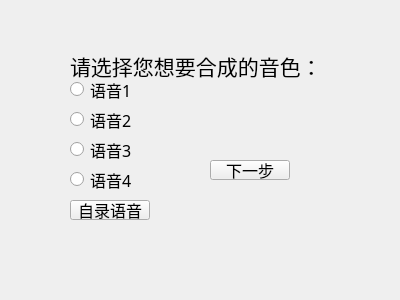
<?xml version="1.0" encoding="UTF-8"?>
<ui version="4.0">
 <class>SpeechSynthesis_2</class>
 <widget class="QWidget" name="SpeechSynthesis_2">
  <property name="geometry">
   <rect>
    <x>0</x>
    <y>0</y>
    <width>400</width>
    <height>300</height>
   </rect>
  </property>
  <property name="windowTitle">
   <string>语音合成</string>
  </property>
  <widget class="QRadioButton" name="radioButton_7">
   <property name="geometry">
    <rect>
     <x>70</x>
     <y>170</y>
     <width>81</width>
     <height>19</height>
    </rect>
   </property>
   <property name="font">
    <font>
     <family>华文新魏</family>
     <pointsize>12</pointsize>
    </font>
   </property>
   <property name="text">
    <string>语音4</string>
   </property>
  </widget>
  <widget class="QRadioButton" name="radioButton_5">
   <property name="geometry">
    <rect>
     <x>70</x>
     <y>110</y>
     <width>81</width>
     <height>19</height>
    </rect>
   </property>
   <property name="font">
    <font>
     <family>华文新魏</family>
     <pointsize>12</pointsize>
    </font>
   </property>
   <property name="text">
    <string>语音2</string>
   </property>
  </widget>
  <widget class="QPushButton" name="nextBtn">
   <property name="geometry">
    <rect>
     <x>210</x>
     <y>160</y>
     <width>80</width>
     <height>20</height>
    </rect>
   </property>
   <property name="font">
    <font>
     <family>华文新魏</family>
     <pointsize>12</pointsize>
    </font>
   </property>
   <property name="text">
    <string>下一步</string>
   </property>
  </widget>
  <widget class="QRadioButton" name="radioButton">
   <property name="geometry">
    <rect>
     <x>70</x>
     <y>80</y>
     <width>81</width>
     <height>19</height>
    </rect>
   </property>
   <property name="font">
    <font>
     <family>华文新魏</family>
     <pointsize>12</pointsize>
    </font>
   </property>
   <property name="text">
    <string>语音1</string>
   </property>
  </widget>
  <widget class="QLabel" name="label">
   <property name="geometry">
    <rect>
     <x>70</x>
     <y>50</y>
     <width>261</width>
     <height>31</height>
    </rect>
   </property>
   <property name="font">
    <font>
     <family>华文行楷</family>
     <pointsize>16</pointsize>
    </font>
   </property>
   <property name="text">
    <string>请选择您想要合成的音色：</string>
   </property>
  </widget>
  <widget class="QRadioButton" name="radioButton_6">
   <property name="geometry">
    <rect>
     <x>70</x>
     <y>140</y>
     <width>81</width>
     <height>19</height>
    </rect>
   </property>
   <property name="font">
    <font>
     <family>华文新魏</family>
     <pointsize>12</pointsize>
    </font>
   </property>
   <property name="text">
    <string>语音3</string>
   </property>
  </widget>
  <widget class="QPushButton" name="nextBtn_2">
   <property name="geometry">
    <rect>
     <x>70</x>
     <y>200</y>
     <width>80</width>
     <height>20</height>
    </rect>
   </property>
   <property name="font">
    <font>
     <family>华文新魏</family>
     <pointsize>12</pointsize>
    </font>
   </property>
   <property name="text">
    <string>自录语音</string>
   </property>
  </widget>
 </widget>
 <resources/>
 <connections/>
</ui>
